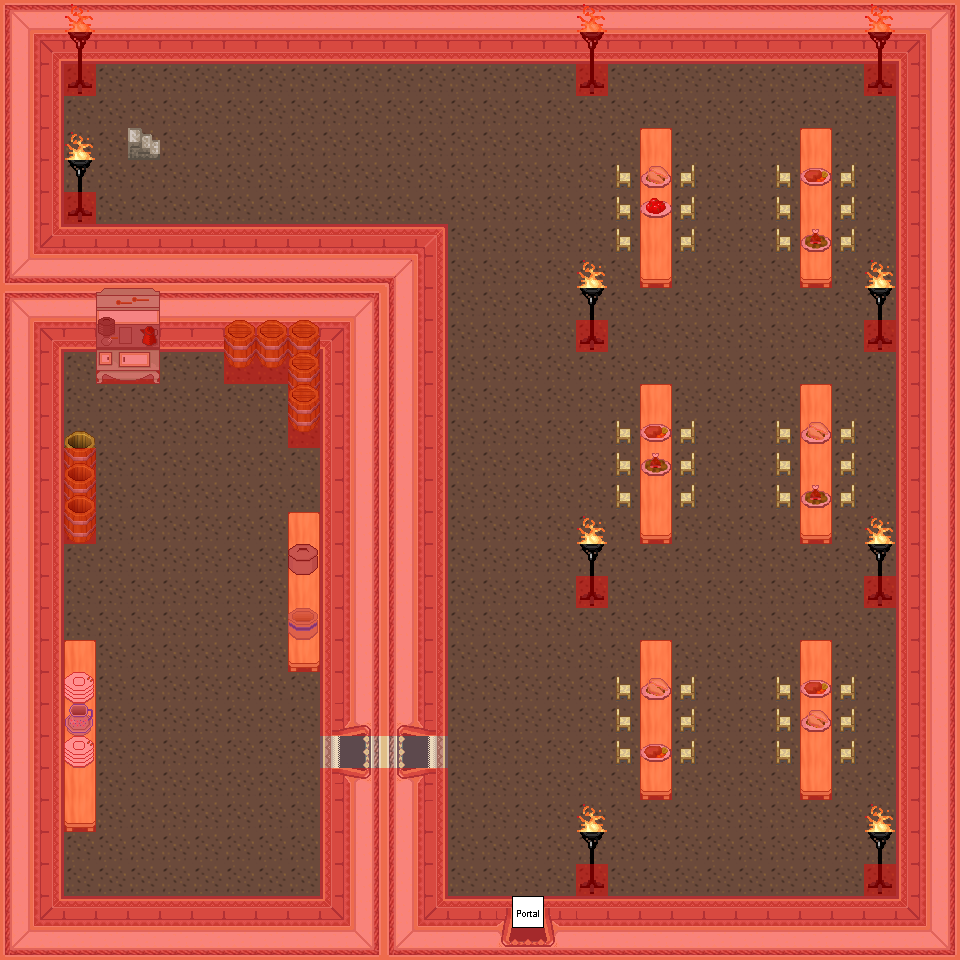

This game map was drawn from its Tiled (.tmx) file and the tilesets committed beside it. A one-line description and the trimmed map source follow:
An orthogonal 30x30 tile map with 32x32 px tiles, 8 tile layers (0_floor, 1_terrain, 2_object, 3_roof, ...), 27 tilesets.

<map version="0.99b" orientation="orthogonal" width="30" height="30" tilewidth="32" tileheight="32">
 <tileset name="wall" firstgid="1" tilewidth="32" tileheight="32">
  <image source="../../tileset/building/wall/int_wall_pale.png" />
 </tileset>
 <tileset name="wall2" firstgid="17" tilewidth="32" tileheight="32">
  <image source="../../tileset/building/wall/int_wall_purple.png" />
 </tileset>
 <tileset name="entrance" firstgid="37" tilewidth="32" tileheight="32">
  <image source="../../tileset/building/entrance/pale_red_ns.png" />
 </tileset>
 <tileset name="entrance details" firstgid="73" tilewidth="32" tileheight="32">
  <image source="../../tileset/building/entrance/detail_ns.png" />
 </tileset>
 <tileset name="ground" firstgid="79" tilewidth="32" tileheight="32">
  <image source="../../tileset/ground/brownground.png" />
 </tileset>
 <tileset name="barrell" firstgid="80" tilewidth="32" tileheight="32">
  <image source="../../tileset/item/pot/barrel_tall.png" />
 </tileset>
 <tileset name="barel" firstgid="82" tilewidth="32" tileheight="32">
  <image source="../../tileset/item/pot/small_barrel.png" />
 </tileset>
 <tileset name="bed" firstgid="84" tilewidth="32" tileheight="32">
  <image source="../../tileset/item/furniture/bed/side_on.png" />
 </tileset>
 <tileset name="stool" firstgid="86" tilewidth="32" tileheight="32">
  <image source="../../tileset/item/furniture/chair/stool.png" />
 </tileset>
 <tileset name="table" firstgid="87" tilewidth="32" tileheight="32">
  <image source="../../tileset/item/furniture/table/square_pale.png" />
 </tileset>
 <tileset name="shelf" firstgid="88" tilewidth="32" tileheight="32">
  <image source="../../tileset/item/furniture/shelve/bright_bookshelf_and_cupboard.png" />
 </tileset>
 <tileset name="collision" firstgid="94" tilewidth="32" tileheight="32">
  <image source="../../tileset/logic/collision.png" />
 </tileset>
 <tileset name="portal" firstgid="95" tilewidth="32" tileheight="32">
  <image source="../../tileset/logic/portal.png" />
 </tileset>
 <tileset name="sword rack" firstgid="102" tilewidth="32" tileheight="32">
  <image source="../../tileset/item/armor/sword_rack.png" />
 </tileset>
 <tileset name="weapon rack" firstgid="106" tilewidth="32" tileheight="32">
  <image source="../../tileset/item/armor/weapons_rack.png" />
 </tileset>
 <tileset name="ground2" firstgid="124" tilewidth="32" tileheight="32">
  <image source="../../tileset/ground/brown_2.png" />
 </tileset>
 <tileset name="entrance2" firstgid="126" tilewidth="32" tileheight="32">
  <image source="../../tileset/building/entrance/pale_red_ew.png" />
 </tileset>
 <tileset name="entrance 2 details" firstgid="174" tilewidth="32" tileheight="32">
  <image source="../../tileset/building/entrance/detail_ew.png" />
 </tileset>
 <tileset name="stove" firstgid="180" tilewidth="32" tileheight="32">
  <image source="../../tileset/item/furniture/other/stove.png" />
 </tileset>
 <tileset name="table 2" firstgid="186" tilewidth="32" tileheight="32">
  <image source="../../tileset/item/furniture/table/long_front_on_pale.png" />
 </tileset>
 <tileset name="dishes" firstgid="189" tilewidth="32" tileheight="32">
  <image source="../../tileset/item/furniture/crockery/dishes.png" />
 </tileset>
 <tileset name="meal 1" firstgid="195" tilewidth="32" tileheight="32">
  <image source="../../tileset/item/food/meals_1.png" />
 </tileset>
 <tileset name="meal 2" firstgid="197" tilewidth="32" tileheight="32">
  <image source="../../tileset/item/food/meals_2.png" />
 </tileset>
 <tileset name="chair" firstgid="199" tilewidth="32" tileheight="32">
  <image source="../../tileset/item/furniture/chair/wooden_pale.png" />
 </tileset>
 <tileset name="steel lamp" firstgid="203" tilewidth="32" tileheight="32">
  <image source="../../tileset/item/furniture/light/iron_lamp.png" />
 </tileset>
 <tileset name="flames" firstgid="206" tilewidth="32" tileheight="32">
  <image source="../../tileset/item/furniture/light/flames.png" />
 </tileset>
 <tileset name="stairs" firstgid="208" tilewidth="32" tileheight="32">
  <image source="../../tileset/building/stairs/stairs.png" />
 </tileset>
 <layer name="0_floor" width="30" height="30">
  <data>[900 cells, 900 non-empty, 1 distinct tile ids]</data>
 </layer>
 <layer name="1_terrain" width="30" height="30">
  <data>[900 cells, 402 non-empty, 45 distinct tile ids]</data>
 </layer>
 <layer name="2_object" width="30" height="30">
  <data>[900 cells, 70 non-empty, 18 distinct tile ids]</data>
 </layer>
 <layer name="3_roof" width="30" height="30">
  <data>[900 cells, 21 non-empty, 9 distinct tile ids]</data>
 </layer>
 <layer name="4_roof_add" width="30" height="30">
  <data>[900 cells, 0 non-empty, 0 distinct tile ids]</data>
 </layer>
 <layer name="objects" width="30" height="30">
  <data>[900 cells, 1 non-empty, 1 distinct tile ids]</data>
 </layer>
 <layer name="collision" width="30" height="30" opacity="0.44">
  <data>[900 cells, 396 non-empty, 1 distinct tile ids]</data>
 </layer>
 <layer name="protection" width="30" height="30">
  <data>[900 cells, 0 non-empty, 0 distinct tile ids]</data>
 </layer>
</map>
